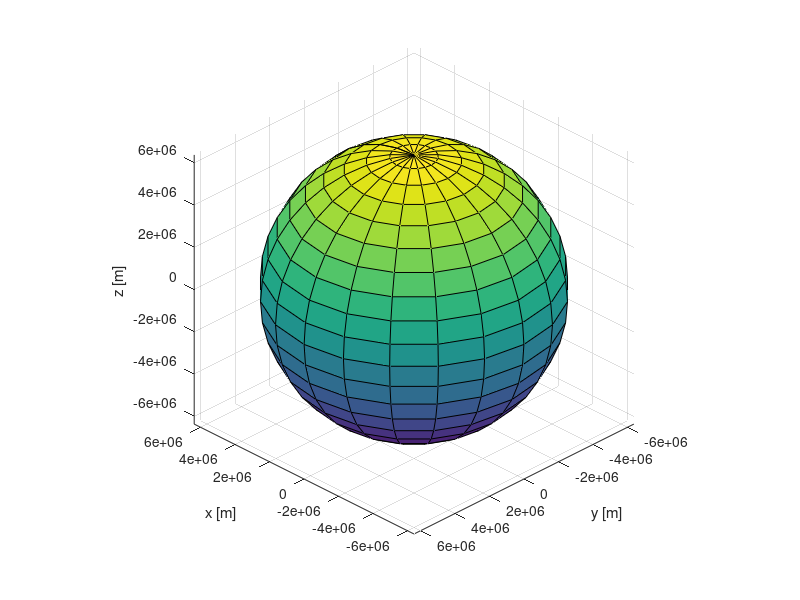

MATLAB code to generate this figure: (Note: this script raises an error after producing the figure.)
close all
clear

dt = 10;
t = 10000;
steps = t/dt;
R = 6.371e6;
M = 5.972e24;
m = 1.7;
G = 6.674e-11;
x_0 = [0 0 R+400e3];
x = x_0;
v = [7700 0 0];
hold on

[x_earth,y_earth,z_earth] = sphere;
x_earth = x_earth-1;
y_earth = y_earth-1;
z_earth = z_earth-1;
a_earth = [1 1 1 1]*R;
s1 = surf(x_earth*a_earth(1,4)+a_earth(1,1),y_earth*a_earth(1,4)+a_earth(1,2),z_earth*a_earth(1,4)+a_earth(1,3));
% daspect([1 1 1])
view(-135,30)
rotate3d on
iss = [x(1) x(1) x(2) x(2) x(3) x(3)]+[-1 1 -1 1 -1 1].*50e3;
earth = [-1 1 -1 1 -1 1]*8e6;
axis vis3d
xlabel('x [m]')
ylabel('y [m]')
zlabel('z [m]')
grid on
azi = rand()*2*pi;
ele = rand()*pi-pi/2;
deb = debris_(azi,ele,100e4,0.1,0.01);




% axis([-0.0899    0.2697   -0.1798    0.1798 6.5341    6.8937]*1e6)
% plot3(x(1),x(2),x(3),'O','Color','w','MarkerSize',10,'MarkerFaceColor','g')
% tic
% for i = 1:steps
%     r = sqrt(x(1)^2+x(2)^2+x(3)^2);
%     if r < R
%         disp("boom")
%         break
%     end
%     Fl = -2*[1 0 0];
%     Fg = -G*M*m*x/(r^3);
%     F = Fg+Fl;
%     a = F/m;
%     v = v+a.*dt;
%     prev_x = x;
%     x = x+v.*dt;
%     line([prev_x(1),x(1)],[prev_x(2),x(2)],[prev_x(3),x(3)],'LineWidth',1,'Color','k') 
% end
% toc
% r_0 = sqrt(x_0(1)^2+x_0(2)^2+x_0(3)^2); 
% r_1 = sqrt(x(1)^2+x(2)^2+x(3)^2); 
% disp(r_0)
% disp(r_1)
% disp(r_0-r_1)
% plot3(x(1),x(2),x(3),'O','Color','w','MarkerSize',10,'MarkerFaceColor','r')
% mn = (x_0+x)/2;
% val = max(abs(x_0-x))/2;
% impact = [mn(1) mn(1) mn(2) mn(2) mn(3) mn(3)]+[-1 1 -1 1 -1 1]*val*1.1;
% axis(impact)







% r1 = rand();
% r2 = rand()
% c1 = rand();
% c2 = c1*(1/sqrt(r1)-sqrt(2*r2/r1/(r2+r1)))
% 
% r2 = r1^2/(2/(1/sqrt(r1)-c2/c1)^2-r1)

% nr = 99999;
% figure
% tic
% for i = 1:nr
%    line([0 0],[1 0],[1 1]) 
% end
% toc
% close all
% figure
% tic
% for i = 1:nr
%     x = [0 0];
%     y = [1 0];
%     z = [1 1];
%     line(x,y,z)
% end
% toc

% nr = 1000;
% 
% R = 6.371e6;
% M = 5.972e24;
% G = 6.674e-11;
% 
% r = 0.05;
% E = 10*100e3;
% T_tel = 1;
% T_atm = 1;
% S = 4*pi*r^2;
% C_m = 2e-5;
% phi2_R = 1;
% m = 2700*4/3*pi*r^3;
% 
% c1 = G*M;
% c2 = E*T_tel*T_atm*S*C_m/pi/phi2_R;
% v = c2/m;
% disp(v)
% R1 = R+365000;
% for i = 1:nr
%     R1 = R1^2/(2/(1/sqrt(R1)-c2/nr/c1)^2-R1);
% end
% disp(R+365000-R1)
% 
% R1 = R+365000;
% R1 = R1 - R1^2/(2/(1/sqrt(R1)-c2/c1)^2-R1);
% disp(R1)

